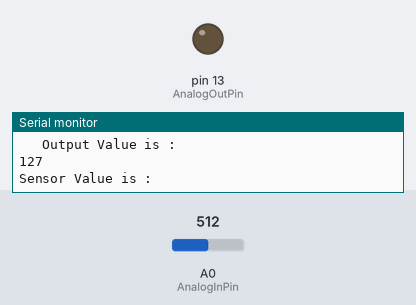
Recording of a sketch running on a simulated Arduino Uno, built with avr-gcc and run on an emulated ATmega328P. Parts: output pins drawn as LEDs (lit = HIGH), the last lines printed to the serial monitor. Inputs (shaded band) come from the test bench; at power-on: A0 (AnalogInPin) = 512.

Above: at 1.2 s.
1.3 s: A0 (AnalogInPin) set to 529
At 2.3 s:
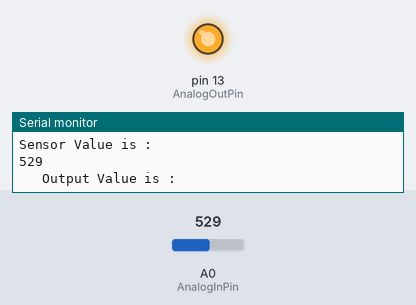
2.8 s: A0 (AnalogInPin) set to 511
At 3.2 s:
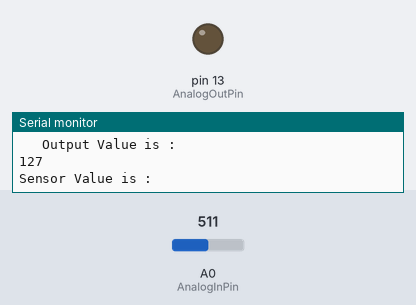
5.8 s: A0 (AnalogInPin) set to 716
At 6.5 s:
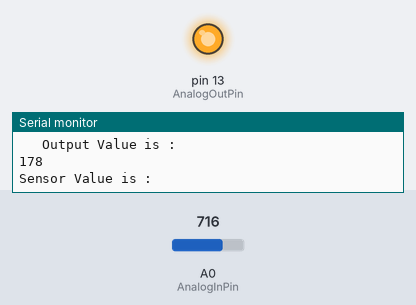
Timing chart, 0 to 8.8 s (numbered marks = the images above; inputs shaded):
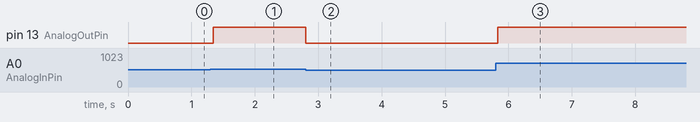

Measured:
- the behaviour switches between 513 and 514 on A0 (AnalogInPin) (found by bisection; images 0 and 1)
- after the input at 1.3 s, pin 13 (AnalogOutPin): LOW → HIGH at once
- after the input at 2.8 s, pin 13 (AnalogOutPin): HIGH → LOW at once
- after the input at 5.8 s, pin 13 (AnalogOutPin): LOW → HIGH at once

The sketch:

AnalogInOutSerial.ino
```cpp
const int AnalogInPin  = A0;
const int AnalogOutPin = 13;
int SensorValue = 0;
int OutputValue = 0;
void setup() {
  Serial.begin(9600);
}
void loop() {
  SensorValue = analogRead(AnalogInPin);
  OutputValue = map(SensorValue, 0, 1023, 0, 255);
  analogWrite(AnalogOutPin, OutputValue);
  Serial.println("Sensor Value is : ");
  Serial.println(SensorValue);
  Serial.println("\t Output Value is : ");
  Serial.println(OutputValue);
  delay(2);
}
```
